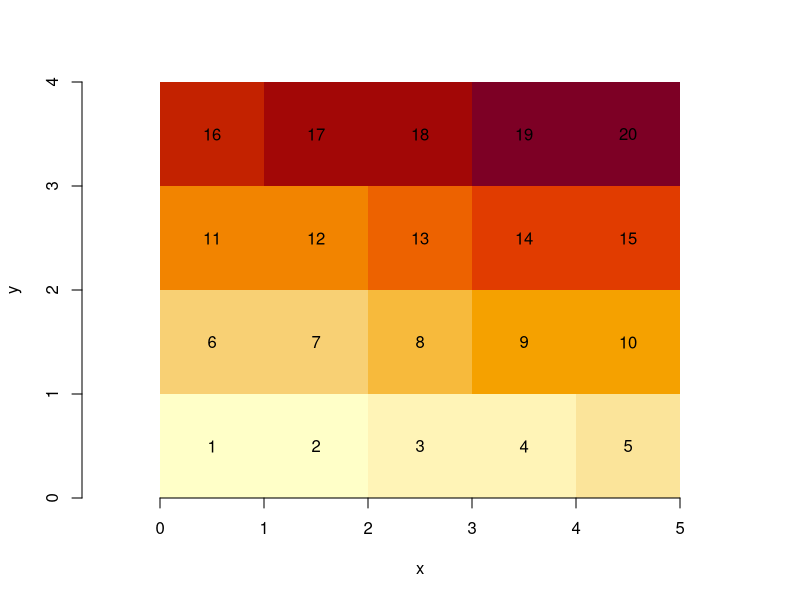
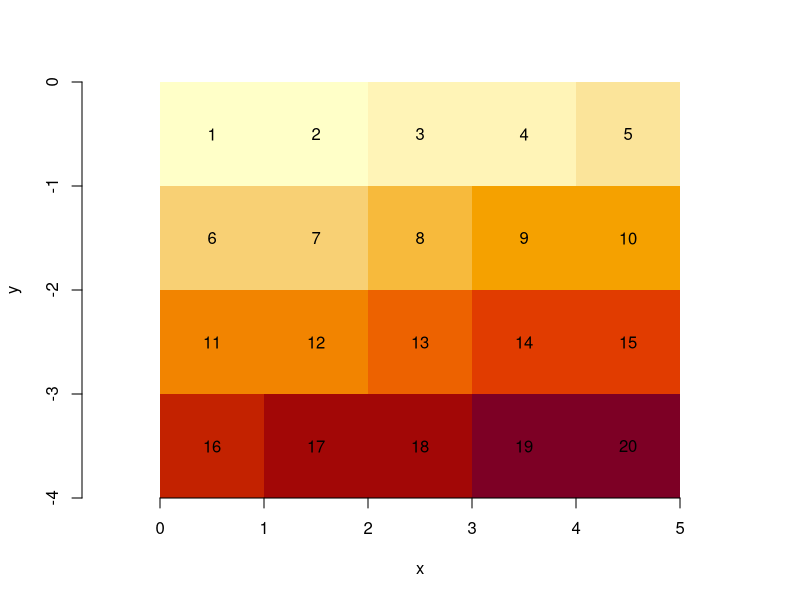
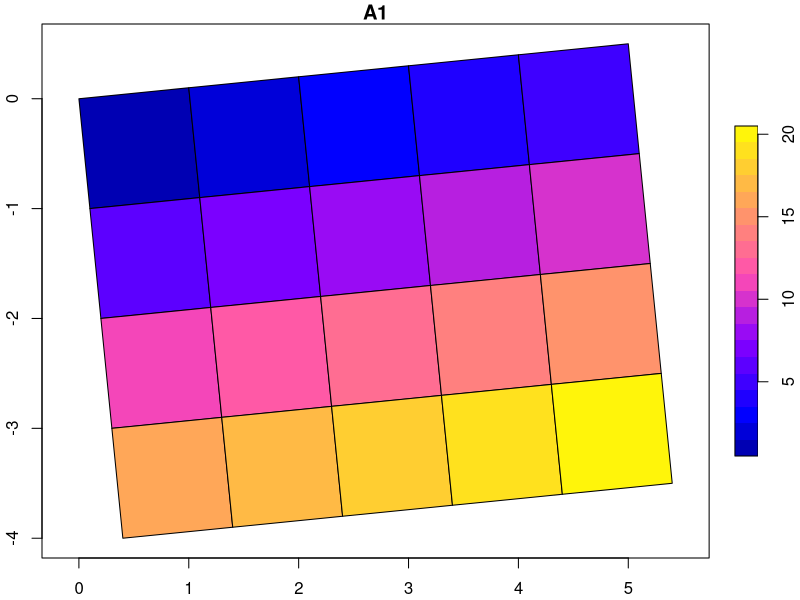
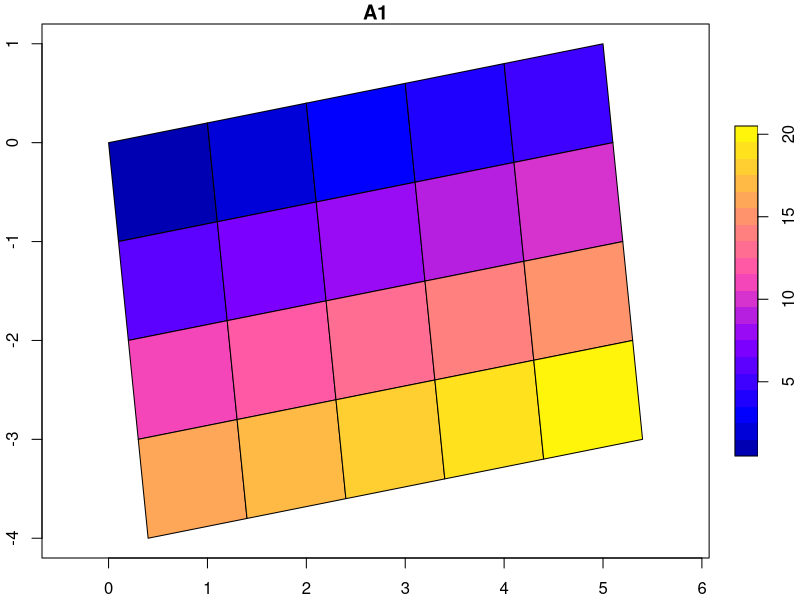
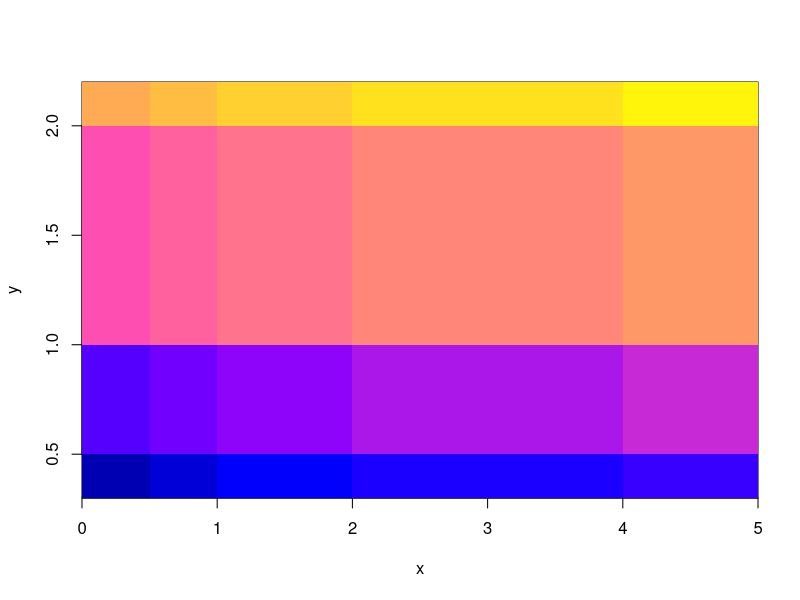
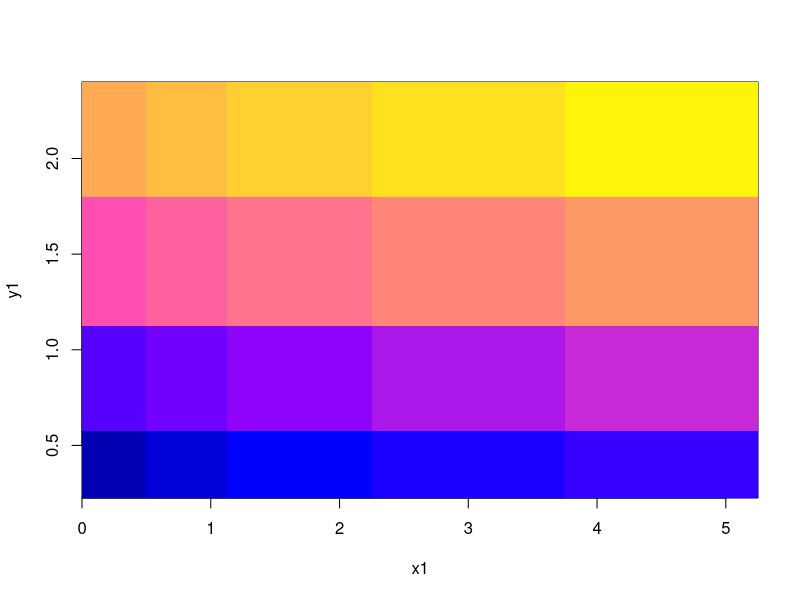

The R source for these figures, in order: (Note: this script raises an error after producing the figures.)
## ----setup, include=FALSE------------------------------------------------
knitr::opts_chunk$set(echo = TRUE)
knitr::opts_chunk$set(collapse = TRUE)
set.seed(13579)

## ----fig.width=4.5, fig.height=4-----------------------------------------
suppressPackageStartupMessages(library(stars))
m = matrix(1:20, nrow = 5, ncol = 4)
dim(m) = c(x = 5, y = 4) # named dim
(s = st_as_stars(m))

## ------------------------------------------------------------------------
dim(s[[1]])

## ----fig.width=4.5, fig.height=4-----------------------------------------
image(s, text_values = TRUE, axes = TRUE)

## ----fig.width=4.5, fig.height=4-----------------------------------------
attr(s, "dimensions")[[2]]$delta = -1
image(s, text_values = TRUE, axes = TRUE)

## ------------------------------------------------------------------------
tif = system.file("tif/L7_ETMs.tif", package = "stars")
st_dimensions(read_stars(tif))["y"]

## ------------------------------------------------------------------------
str(attr(st_dimensions(s), "raster"))

## ------------------------------------------------------------------------
attr(attr(s, "dimensions"), "raster")$affine = c(0.1, 0.1)
plot(st_as_sf(s, as_points = FALSE), axes = TRUE, nbreaks = 20)

## ------------------------------------------------------------------------
atan2(0.1, 1) * 180 / pi

## ------------------------------------------------------------------------
attr(attr(s, "dimensions"), "raster")$affine = c(0.1, 0.2)
plot(st_as_sf(s, as_points = FALSE), axes = TRUE, nbreaks = 20)

## ------------------------------------------------------------------------
atan2(c(0.1, 0.2), 1) * 180 / pi

## ------------------------------------------------------------------------
x = c(0,0.5,1,2,4,5)
y = c(0.3,0.5,1,2,2.2)
r = st_as_stars(list(m = m), dimensions = st_dimensions(x = x, y = y))
r
#plot(st_as_sf(r, as_points = FALSE), axes = TRUE, nbreaks = 20)
image(x, y, m, col = sf.colors(21))
x1 = c(0.25,0.75,1.5,3,4.5)
y1 = c(0.4,0.75,1.5,2.1)
image(x1, y1, m, col = sf.colors(21))

## ----eval=FALSE----------------------------------------------------------
#  install.packages("starsdata", repos = "http://pebesma.staff.ifgi.de", type = "source")

## ------------------------------------------------------------------------
(s5p = system.file("sentinel5p/S5P_NRTI_L2__NO2____20180717T120113_20180717T120613_03932_01_010002_20180717T125231.nc", package = "starsdata"))

## ----echo=FALSE----------------------------------------------------------
EVAL = s5p != ""

## ----eval=EVAL-----------------------------------------------------------
lat_ds = paste0("HDF5:\"", s5p, "\"://PRODUCT/latitude")
lon_ds = paste0("HDF5:\"", s5p, "\"://PRODUCT/longitude")
nit_ds = paste0("HDF5:\"", s5p, "\"://PRODUCT/SUPPORT_DATA/DETAILED_RESULTS/nitrogendioxide_summed_total_column")
lat = read_stars(lat_ds)
lon = read_stars(lon_ds)
nit = read_stars(nit_ds)
nit[[1]][nit[[1]] > 9e+36] = NA

ll = setNames(c(lon, lat), c("x", "y"))
nit.c = st_as_stars(nit, curvilinear = ll)
st_crs(nit.c) = 4326
nit.c

## ----eval=EVAL-----------------------------------------------------------
plot(nit.c, breaks = "equal", reset = FALSE, axes = TRUE, as_points = TRUE, pch = 16, key.pos = NULL)
maps::map('world', add = TRUE, col = 'red')

## ----eval=EVAL-----------------------------------------------------------
plot(nit.c, breaks = "equal", reset = FALSE, axes = TRUE, as_points = FALSE, border = NA)
maps::map('world', add = TRUE, col = 'red')

## ----eval=EVAL-----------------------------------------------------------
(nit.c = stars:::st_downsample(nit.c, 8))
plot(nit.c, breaks = "equal", reset = FALSE, axes = TRUE, as_points = TRUE, pch = 16)
maps::map('world', add = TRUE, col = 'red')

## ----eval=EVAL-----------------------------------------------------------
plot(nit.c, breaks = "equal", reset = FALSE, axes = TRUE, as_points = FALSE, border = NA)
maps::map('world', add = TRUE, col = 'red')
